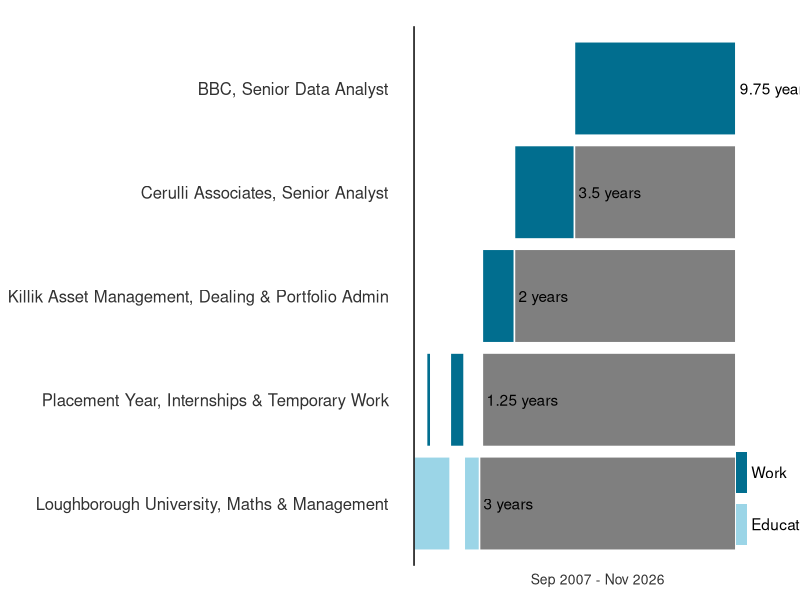

Write the R code that produced this figure.
# Load libraries
library(ggplot2)
library(reshape2)
library(dplyr)


data <- read.csv("work_timeline.csv", stringsAsFactors = F)

# Replace 'Today' with todays date
today <- as.character(Sys.Date())
data$End <- ifelse(data$End == 'Today'
                   ,paste0(substr(today,9,10),'/',substr(today,6,7),'/',substr(today,1,4))
                   ,data$End)

# Convert all dates into YYYY-MM-DD
data$Start <- paste0(substr(data$Start,7,10),'-',substr(data$Start,4,5),'-',substr(data$Start,1,2))
data$End <- paste0(substr(data$End,7,10),'-',substr(data$End,4,5),'-',substr(data$End,1,2))

data$Start <- as.Date(data$Start)
data$End <- as.Date(data$End)

# Calculate Duration
data$duration <- as.integer(data$End-data$Start)

# Reorder Legend
data$Type <- as.factor(data$Type)
data$Type <- factor(data$Type,rev(levels(data$Type)[c(1,4,8,5,2,9,6,10,7,11,3)]))

data$Organisation <- as.factor(data$Organisation)
data$Organisation <- factor(data$Organisation,rev(levels(data$Organisation)[c(1:3,5,4)]))

# Calculate data labels of years
total_durations <- data %>% 
  filter(substr(Type,1,1)!='G') %>%
  group_by(Organisation) %>%
  summarise(years=sum(duration)/365.25)

total_durations$years_rounded <- round(total_durations$years*4,0)/4

label_position <- data %>% 
  filter(Type!='Gap_Last') %>%
  group_by(Organisation) %>%
  summarise(position=sum(duration))


total_durations <- left_join(total_durations,
                             label_position, 
                             by = c("Organisation" = "Organisation"))

gantt <- ggplot(data, aes(fill=Type, x=Organisation, y=duration)) + # enter data frame
  geom_bar(position="stack"
           ,stat = "identity"
           ,colour = "white" # colour borders
           ,show.legend = FALSE) + # remove legend
  scale_fill_manual("Legend", values = c("Work" = "#016E8F", "Education" = "#9BD5E7","Education2" = "#9BD5E7", "Gap1" = "#FFFFFF","Work2" = "#016E8F","Work3" = "#016E8F","Work4" = "#016E8F","Gap2" = "#FFFFFF","Gap3" = "#FFFFFF","Gap4" = "#FFFFFF","Gap5" = "#FFFFFF")) +
  coord_flip() + # flip vertical bars into horizontal bar
  theme(
    panel.grid.major = element_blank() # Remove gridlines (major)
    ,panel.grid.minor = element_blank() # Remove gridlines (minor)
    ,panel.background = element_blank() # Remove grey background
    ,plot.title = element_text(hjust = 0, size = 20, colour = "#323232") # Title size and colour
    ,plot.subtitle = element_text(hjust = 0, size = 12, colour = "#323232") # Subtitle size and colour
    ,plot.caption = element_text(vjust = 0.3, size = 12, colour = "#323232") # Caption size and colour
    ,axis.ticks.y = element_blank() # Remove tick marks (Y-Axis)
    ,axis.text.y = element_text(hjust = 1, colour = "#323232", size = 12) # Axis size and colour (Y-Axis)
    ,axis.ticks.x = element_blank() # Remove tick marks (X-Axis)
    ,axis.text.x  = element_blank() # Remove axis scale (X-Axis)
    ,axis.title.x = element_text(size = 10, colour = "#323232") # Axis label size and colour (X-Axis)
    ,plot.margin=unit(c(0,0,0,0),"cm")
  ) +
  annotate("text", x = total_durations$Organisation[1], y = total_durations$position[1], label = paste0(" ",total_durations$years_rounded[1]," years"), hjust = 0) +
  annotate("text", x = total_durations$Organisation[2], y = total_durations$position[2], label = paste0(" ",total_durations$years_rounded[2]," years"), hjust = 0) +
  annotate("text", x = total_durations$Organisation[3], y = total_durations$position[3], label = paste0(" ",total_durations$years_rounded[3]," years"), hjust = 0) +
  annotate("text", x = total_durations$Organisation[4], y = total_durations$position[4], label = paste0(" ",total_durations$years_rounded[4]," years"), hjust = 0) +
  annotate("text", x = total_durations$Organisation[5], y = total_durations$position[5], label = paste0(" ",total_durations$years_rounded[5]," years"), hjust = 0) +
  # Adding Legend
  annotate(xmin = 0.6, xmax = 1, 
           ymin = (as.integer(max(data$End) - min(data$Start))), ymax = (as.integer(max(data$End) - min(data$Start)) +250),  
           geom = "rect", fill = "#9BD5E7") +
  annotate(xmin = 1.1, xmax = 1.5, 
           ymin = (as.integer(max(data$End) - min(data$Start))), ymax = (as.integer(max(data$End) - min(data$Start)) +250), 
           geom = "rect", fill = "#016E8F") +
  annotate("text", x = 0.8, y = (as.integer(max(data$End) - min(data$Start)) +250), label = " Education", hjust = 0) +
  annotate("text", x = 1.3, y = (as.integer(max(data$End) - min(data$Start)) +250), label = " Work", hjust = 0) +
  geom_hline(yintercept=0, color = "black", size=0.5) + # Axis line size and colour (X-Axis)
  labs(title = element_blank() # Title text
       ,subtitle = element_blank() # Subtitle text
       ,x =  element_blank() # X-Axis text 
       ,y = paste0(format(min(data$Start),"%b %Y"),' - ',format(max(data$End),"%b %Y")) # Y-Axis text 
       ,caption = element_blank()) + # Caption text
ylim(0,as.integer(max(data$End) - min(data$Start))+1000)

# Save the plot
ggsave("assets/work_timeline.png" # filename
       ,plot = gantt # variable for file
       ,width = 9, height = 3, dpi = 300, units = "in") # dimensions and image quality


